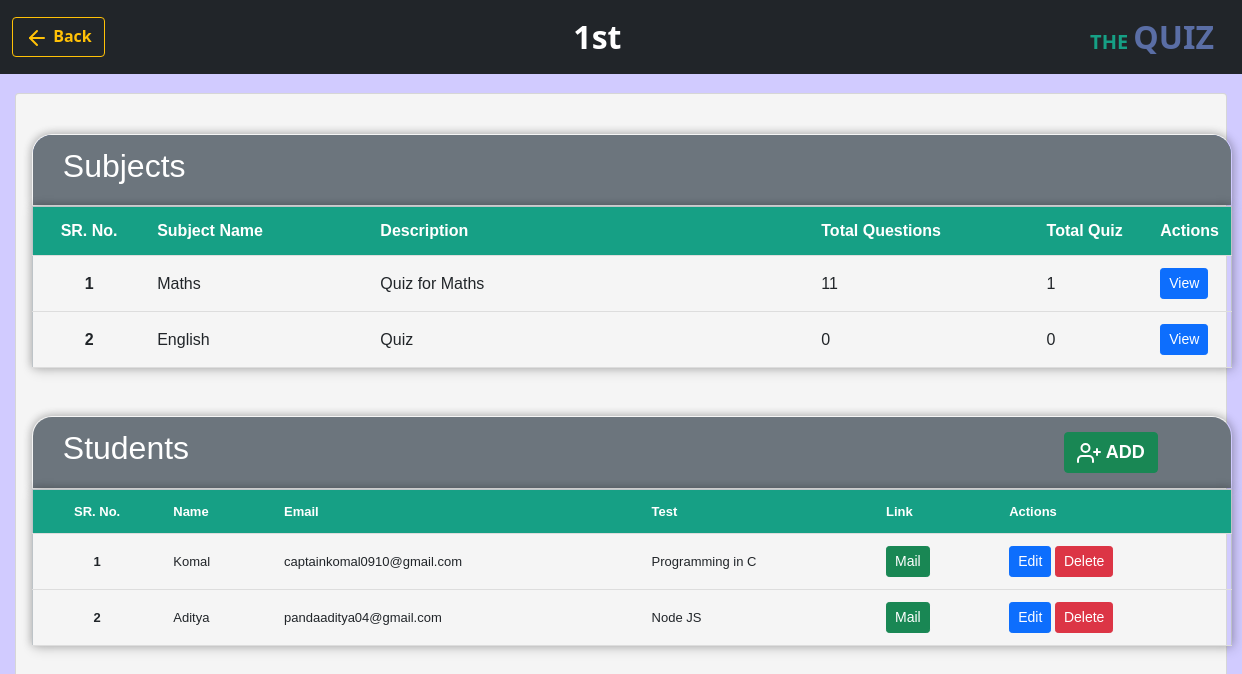
Screenshot of /admin/class.php?view=1 (signed in) with the database file from the repository.
### tables this page shows
CREATE TABLE `subjects` (
  `sid` int(11) NOT NULL,
  `subject` varchar(50) NOT NULL,
  `description` text NOT NULL,
  `class_id` int(11) NOT NULL,
  `class_name` varchar(255) NOT NULL
);

CREATE TABLE `users` (
  `sno` int(11) NOT NULL,
  `username` varchar(20) NOT NULL,
  `email` varchar(50) NOT NULL,
  `password` varchar(50) NOT NULL,
  `test` varchar(20) NOT NULL,
  `quiz_subject_id` int(11) NOT NULL,
  `class_id` int(50) NOT NULL,
  `role` int(11) NOT NULL
);

### admin/class.php (the view, shortened to what this page needs)
<?php
include "../Partial/dpconnect.php";
    ?>
<!doctype html>
<html lang="en">
<head>
    <link href="https://cdn.jsdelivr.net/npm/bootstrap@5.1.3/dist/css/bootstrap.min.css" rel="stylesheet"
>
</head>
<body>
    <?php
$class_id=$_SESSION['class_id'];
$class_name=$_SESSION['class_name'];
?>
   <nav class="navbar navbar-expand-lg navbar-dark bg-dark">
        <div class="container-fluid">
            <form action="/Quiz/admin/add_class.php">
                <button class="btn btn-outline-warning" type="submit"><i data-feather="arrow-left"></i>
                    <b>Back</b>
                </button>
            </form>
            <div class=""><b>
                    <font size="6" color="white"> <?php echo "&nbsp &nbsp &nbsp ".$class_name." &nbsp &nbsp &nbsp"; ?>
                    </font>
                </b></div>
            <a class="navbar-brand" href="/Quiz/admin/add_class.php"><b>
                    <font color="#16a085">THE </font>
                    <font size="6" color="#5A6EA5"> QUIZ </font>
                </b></a>
        </div>
    </nav>
    <div class="main">
        <div class="row">
            <div class="col-md-12 mt-1">
                <div class="card mb-3 content">
                    <div class="card-body">
                        <center>
                            <br>
                            <table style="border-radius: 20px 20px 0 0; overflow: hidden; ">
                                <tr id="title">
                                    <th class="bg-secondary">
                                        <h2>&nbsp Subjects</h2>
                                    </th>
                                </tr>
                            </table>
                            <table id="mytable">
                                <thead>
                                    <tr id="header">
                                        <th scope="col" width="10%">
                                            <center>SR. No.</center>
                                        </th>
                                        <th scope="col" width="20%">Subject Name</th>
                                        <th scope="col" width="40%">Description</th>
                                        <th scope="col" width="20%">Total Questions</th>
                                        <th scope="col" width="10%">Total Quiz</th>
                                        <th scope="col" width="10%">Actions</th>
                                    </tr>
                                </thead>
                                <tbody>
                                    <?php
              $zsql = "SELECT * FROM `subjects` WHERE `class_id` = '$class_id'";
              $zresult = mysqli_query($conn, $zsql);
              $sno = 0;
              while($zrow = mysqli_fetch_assoc($zresult)){
                  $sno+=1;
                  echo "<tr>
                  <th scope='row'><center>$sno</center></th>
                  <td>" . $zrow['subject'] . "</td>
                  <td>" . $zrow['description'] . "</td>
                  ";
                  $sid = $zrow['sid'];
                  $csql = "SELECT * FROM `questions` WHERE `sid` = '$sid'";
                  $cresult = mysqli_query($conn, $csql);
                  $total_questions = mysqli_num_rows($cresult);
                  echo "<td>".$total_questions."</td>";
                  $csql = "SELECT * FROM `quiz_subjects` WHERE `sid` = '$sid'";
                  $cresult = mysqli_query($conn, $csql);
                  $total_quiz = mysqli_num_rows($cresult);
                  echo "<td>".$total_quiz."</td>";
                  echo "
                  <td><button class='view btn btn-sm btn-primary'  type='submit'>View</button>
                  <input type='hidden' id='quiz_subject_id_for_result' value='" . $crow['quiz_subject_id'] ."'>
              </tr>";
              }
          ?>
                                </tbody>
                            </table>
                            <center>
                                <br><br>
                                <table style="border-radius: 20px 20px 0 0; overflow: hidden; ">
                                    <tbody>
                                        <tr id="title" class="bg-secondary">
                                            <th width="85%">
                                                <h2>&nbsp Students</h2>
                                            </th>
                                            <th width="15%">
                                                <button class="add btn btn-success" id="" type="submit"
                                                    data-bs-toggle="modal" data-bs-target="#modal">
                                                    <font size="4"><i data-feather="user-plus"></i>
                                                        <b> ADD</b>
                                                    </font>
                                                </button>
                                            </th>
                                        </tr>
                                    </tbody>
                                </table>
                                <font size="2">
                                    <table id="content-table" class="content-table">
                                        <thead>
                                            <tr id="header">
                                                <th scope="col">
                                                    <center>SR. No.</center>
                                                </th>
                                                <th scope="col">Name</th>
                                                <th scope="col">Email</th>
                                                <th scope="col">Test</th>
                                                <th scope="col">Link</th>
                                                <th scope="col">Actions</th>
                                            </tr>
                                        </thead>
                                        <tbody>
                                            <?php
              include "Partial/dpconnect.php";
              $sql = "SELECT * FROM `users` WHERE `class_id` = '$class_id' AND `role` = 2 ORDER BY `class_id` ASC";
              $result = mysqli_query($conn, $sql);
              $sno = 0;
              while($row = mysqli_fetch_assoc($result)){
                  $sno+=1;
                  echo "<tr>
                  <th scope='row'><center>$sno</center></th>
                  <td>" . $row['username'] . "</td>
                  <td>" . $row['email'] . "</td>
                  <td>" . $row['test'] . "</td>
                  ";
                  echo "
                  <td><button class='mail btn btn-sm btn-success'  type='submit' data-bs-toggle='modal'
                  data-bs-target='#emodal'>Mail</button> </td>
                  <td><button class='ueedit btn btn-sm btn-primary' type='submit' data-bs-toggle='modal'
                  data-bs-target='#ueedit'>Edit</button>
                  <button class='udelete btn btn-sm btn-danger' id='u".$row['sno']."' type='submit'>Delete</button></td>
              </tr>";
              }
?>
                                        </tbody>
                                    </table>
                            </center>
                    </div>
                </div>
            </div>
        </div>
</body>
</html>

### admin/class.php (style rules this page uses)
body { background-color: rgb(209, 203, 255); }
.main { padding: 15px; font-family: Arial, Helvetica, sans-serif; }
.card { position: relative; display: flex; flex-direction: column; height: 200%; }
.content { background-color: whitesmoke; }
table { position: relative; top: 50%; border-collapse: collapse; width: 1200px; border: 1px solid #bdc3c7; box-shadow: 2px 2px 12px rgba(0, 0, 0, 0.2), -1px -1px 8px rgba(0, 0, 0, 0.2); }
tr { transition: all .2s ease-in; cursor: pointer; }
th, td { padding: 12px; text-align: left; border-bottom: 1px solid #ddd; }
#header { background-color: #16a085; color: #fff; }
#title { background-color: #5A6EA5; color: #fff; }

### rows the page displays
subjects: subject "Maths", description "Quiz for Maths", total_questions "11", total_quiz "1"
subjects: subject "English", description "Quiz", total_questions "0", total_quiz "0"
users: username "Komal", email "captainkomal0910@gmail.com", test "Programming in C"
users: username "Aditya", email "pandaaditya04@gmail.com", test "Node JS"

### other values shown
$class_name "1st"
